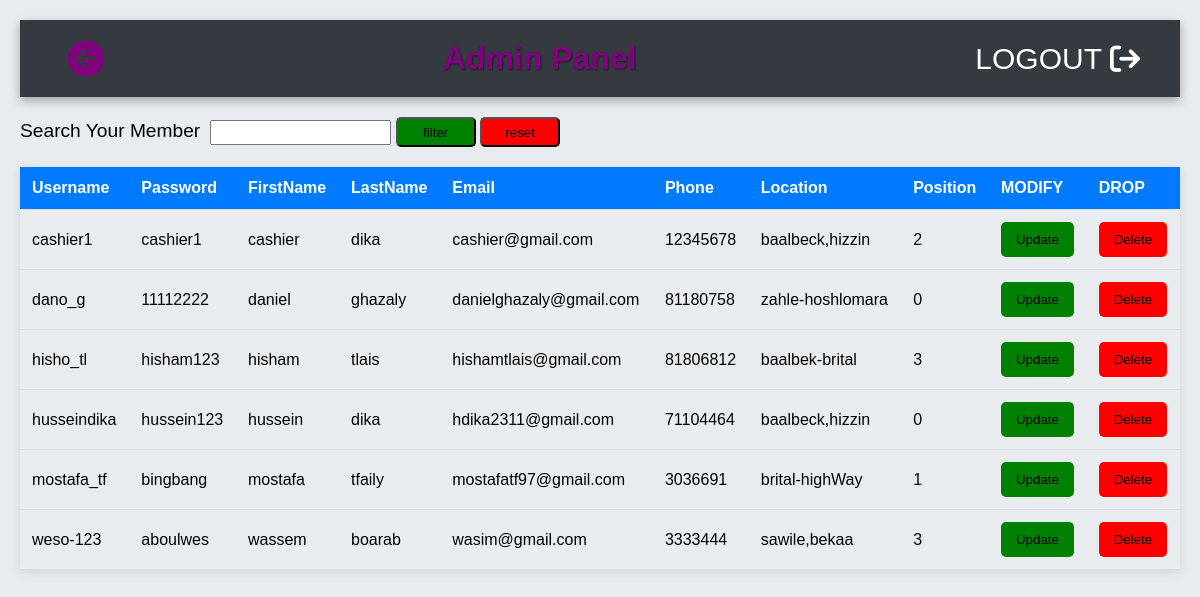
Screenshot of /admin/viewusers.php with the database file from the repository.
### tables this page shows
CREATE TABLE `person` (
  `username` varchar(20) NOT NULL,
  `password` varchar(20) NOT NULL,
  `firstname` varchar(20) NOT NULL,
  `lastname` varchar(20) NOT NULL,
  `email` varchar(40) NOT NULL,
  `phone` int(11) NOT NULL,
  `location` varchar(50) NOT NULL,
  `position` int(1) NOT NULL DEFAULT 0,
  `isactive` int(1) NOT NULL
);

### admin/viewusers.php (the view, shortened to what this page needs)
<!DOCTYPE html>
<html>
    <head>
<link rel="stylesheet" href="table.css">
<link rel="stylesheet" href="https://cdnjs.cloudflare.com/ajax/libs/font-awesome/6.5.1/css/all.min.css">
<link rel="stylesheet" href="adminheader.css">
</head>
<body>
<div style='margin-bottom:20px;' class="navbar" >
<a href="admin.php" style="text-decoration:none;">  <div class="arrow-left-div">
<i  style='color:purple;'class="fa-solid fa-circle-arrow-left"></i>
</div></a>
<div style='color:purple; '  class="admin-panel">Admin Panel</div>
<a href="../logout.php" style='text-decoration:none; color:white'><div class="logout-icon">
LOGOUT<i class="fa-solid fa-arrow-right-from-bracket"></i>
</div></a>
</div>
<form action="updateusers.php" name="myform" method="post">
<label>Search Your Member</label><input type='text' style='height:25px;'name='search-member'>
<input type='submit' value='filter'   name='sub-member'style='background-color:green;width:80px;height:30px;border-radius:5px;' >
<input type='submit' value='reset'   name='reset-member'style='background-color:red;width:80px;height:30px;border-radius:5px;' >
<?php
include("connectdb.php");
if(isset($_SESSION['name-member'])){
$sql="SELECT * from person where username LIKE '".$_SESSION['name-member']."%'";
$result=mysqli_query($conn,$sql);
unset($_SESSION['name-member']);
}
else{
$sql="SELECT * from person";
$result=mysqli_query($conn,$sql);
}
echo "<table>
<tr><th>Username</th><th>Password</th><th>FirstName</th><th>LastName</th><th>Email</th>
<th>Phone</th><th>Location</th><th>Position</th>
<th>MODIFY</th><th>DROP</th>
</tr>
";
while($data=mysqli_fetch_array($result)){
echo "<tr>
<td>".$data['username']."</td>
<td>".$data['password']."</td>
<td>".$data['firstname']."</td>
<td>".$data['lastname']."</td>
<td>".$data['email']."</td>
<td>".$data['phone']."</td>
<td>".$data['location']."</td>
<td>".$data['position']."</td>
<td><Button type='submit' style='background-color:green;' name='myupdatebtn' value='".$data['username']."'>Update</Button></td>
<td><Button type='submit' style='background-color:red;' name='mydeletebtn' value='".$data['username']."'>Delete</Button></td>
</tr>";
}
echo "</table>";
?>
</form>
</body>
</html>

### admin/table.css (style rules this page uses)
body { font-family: Arial, sans-serif; background-color: #f4f4f4; margin: 0; padding: 20px; }
form { margin-bottom: 20px; }
label { font-size: 1.2em; margin-right: 10px; }
table { width: 100%; border-collapse: collapse; margin-top: 20px; box-shadow: 0 2px 10px rgba(0, 0, 0, 0.1); transition: transform 0.3s; }
th, td { padding: 12px; text-align: left; border-bottom: 1px solid #ddd; transition: background-color 0.3s; }
th { background-color: #007BFF; color: white; }
button { padding: 10px 15px; border: none; border-radius: 5px; color: black; cursor: pointer; transition: background-color 0.3s, transform 0.3s; }

### admin/adminheader.css (style rules this page uses)
* { margin: 0; padding: 0; box-sizing: border-box; }
body { font-family: 'Arial', sans-serif; background-color: #e9ecef; }
.navbar { display: flex; justify-content: space-between; align-items: center; background-color: #343a40; color: white; padding: 20px 40px; box-shadow: 0 4px 10px rgba(0, 0, 0, 0.3); }
.arrow-left-div { cursor: pointer; display: flex; align-items: center; font-size: 36px; position: relative; transition: color 0.3s ease, transform 0.3s ease; }
.logout-icon { cursor: pointer; display: flex; align-items: center; font-size: 30px; position: relative; transition: color 0.3s ease, transform 0.3s ease; }
.arrow-left-div::after, .logout-icon::after { content: ''; position: absolute; left: 0; right: 0; bottom: -5px; height: 3px; background-color: transparent; transition: background-color 0.3s ease; }
.admin-panel { font-size: 32px; font-weight: bold; text-align: center; flex-grow: 1; color: #ffc107; text-shadow: 1px 1px 2px rgba(0, 0, 0, 0.5); }
i { margin-left: 8px; }

### rows the page displays
person: username "cashier1", password "cashier1", firstname "cashier", lastname "dika", email "cashier@gmail.com", phone "12345678", location "baalbeck,hizzin", position "2"
person: username "dano_g", password "11112222", firstname "daniel", lastname "ghazaly", email "danielghazaly@gmail.com", phone "81180758", location "zahle-hoshlomara", position "0"
person: username "hisho_tl", password "hisham123", firstname "hisham", lastname "tlais", email "hishamtlais@gmail.com", phone "81806812", location "baalbek-brital", position "3"
person: username "husseindika", password "hussein123", firstname "hussein", lastname "dika", email "hdika2311@gmail.com", phone "71104464", location "baalbeck,hizzin", position "0"
person: username "mostafa_tf", password "bingbang", firstname "mostafa", lastname "tfaily", email "mostafatf97@gmail.com", phone "3036691", location "brital-highWay", position "1"
person: username "weso-123", password "aboulwes", firstname "wassem", lastname "boarab", email "wasim@gmail.com", phone "3333444", location "sawile,bekaa", position "3"
